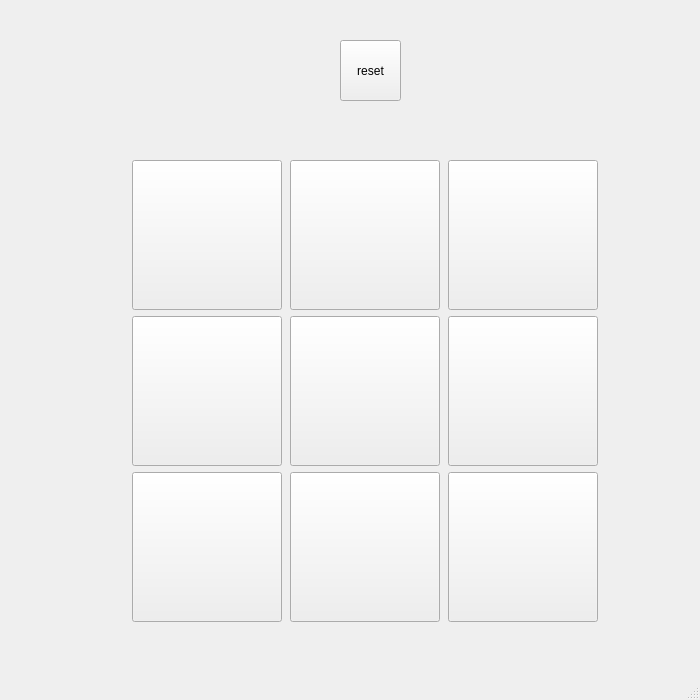
<?xml version="1.0" encoding="UTF-8"?>
<ui version="4.0">
 <class>MainWindow</class>
 <widget class="QMainWindow" name="MainWindow">
  <property name="geometry">
   <rect>
    <x>0</x>
    <y>0</y>
    <width>700</width>
    <height>700</height>
   </rect>
  </property>
  <property name="minimumSize">
   <size>
    <width>700</width>
    <height>700</height>
   </size>
  </property>
  <property name="maximumSize">
   <size>
    <width>700</width>
    <height>700</height>
   </size>
  </property>
  <property name="windowTitle">
   <string>MainWindow</string>
  </property>
  <property name="styleSheet">
   <string notr="true"/>
  </property>
  <widget class="QWidget" name="centralwidget">
   <widget class="QWidget" name="layoutWidget">
    <property name="geometry">
     <rect>
      <x>130</x>
      <y>160</y>
      <width>471</width>
      <height>464</height>
     </rect>
    </property>
    <layout class="QGridLayout" name="gridLayout">
     <item row="2" column="1">
      <widget class="QPushButton" name="C2">
       <property name="minimumSize">
        <size>
         <width>150</width>
         <height>150</height>
        </size>
       </property>
       <property name="maximumSize">
        <size>
         <width>150</width>
         <height>150</height>
        </size>
       </property>
       <property name="text">
        <string/>
       </property>
      </widget>
     </item>
     <item row="2" column="0">
      <widget class="QPushButton" name="C1">
       <property name="minimumSize">
        <size>
         <width>150</width>
         <height>150</height>
        </size>
       </property>
       <property name="maximumSize">
        <size>
         <width>150</width>
         <height>150</height>
        </size>
       </property>
       <property name="text">
        <string/>
       </property>
      </widget>
     </item>
     <item row="0" column="2">
      <widget class="QPushButton" name="A3">
       <property name="minimumSize">
        <size>
         <width>150</width>
         <height>150</height>
        </size>
       </property>
       <property name="maximumSize">
        <size>
         <width>150</width>
         <height>150</height>
        </size>
       </property>
       <property name="text">
        <string/>
       </property>
      </widget>
     </item>
     <item row="0" column="1">
      <widget class="QPushButton" name="A2">
       <property name="minimumSize">
        <size>
         <width>150</width>
         <height>150</height>
        </size>
       </property>
       <property name="maximumSize">
        <size>
         <width>150</width>
         <height>150</height>
        </size>
       </property>
       <property name="text">
        <string/>
       </property>
      </widget>
     </item>
     <item row="1" column="0">
      <widget class="QPushButton" name="B1">
       <property name="minimumSize">
        <size>
         <width>150</width>
         <height>150</height>
        </size>
       </property>
       <property name="maximumSize">
        <size>
         <width>150</width>
         <height>150</height>
        </size>
       </property>
       <property name="text">
        <string/>
       </property>
      </widget>
     </item>
     <item row="1" column="1">
      <widget class="QPushButton" name="B2">
       <property name="minimumSize">
        <size>
         <width>150</width>
         <height>150</height>
        </size>
       </property>
       <property name="maximumSize">
        <size>
         <width>150</width>
         <height>150</height>
        </size>
       </property>
       <property name="text">
        <string/>
       </property>
      </widget>
     </item>
     <item row="0" column="0">
      <widget class="QPushButton" name="A1">
       <property name="minimumSize">
        <size>
         <width>150</width>
         <height>150</height>
        </size>
       </property>
       <property name="maximumSize">
        <size>
         <width>150</width>
         <height>150</height>
        </size>
       </property>
       <property name="text">
        <string/>
       </property>
      </widget>
     </item>
     <item row="1" column="2">
      <widget class="QPushButton" name="B3">
       <property name="minimumSize">
        <size>
         <width>150</width>
         <height>150</height>
        </size>
       </property>
       <property name="maximumSize">
        <size>
         <width>150</width>
         <height>150</height>
        </size>
       </property>
       <property name="text">
        <string/>
       </property>
      </widget>
     </item>
     <item row="2" column="2">
      <widget class="QPushButton" name="C3">
       <property name="minimumSize">
        <size>
         <width>150</width>
         <height>150</height>
        </size>
       </property>
       <property name="maximumSize">
        <size>
         <width>150</width>
         <height>150</height>
        </size>
       </property>
       <property name="text">
        <string/>
       </property>
      </widget>
     </item>
    </layout>
   </widget>
   <widget class="QPushButton" name="reset">
    <property name="geometry">
     <rect>
      <x>340</x>
      <y>40</y>
      <width>61</width>
      <height>61</height>
     </rect>
    </property>
    <property name="text">
     <string>reset</string>
    </property>
   </widget>
  </widget>
  <widget class="QMenuBar" name="menubar">
   <property name="geometry">
    <rect>
     <x>0</x>
     <y>0</y>
     <width>700</width>
     <height>21</height>
    </rect>
   </property>
  </widget>
  <widget class="QStatusBar" name="statusbar"/>
 </widget>
 <resources/>
 <connections/>
</ui>
